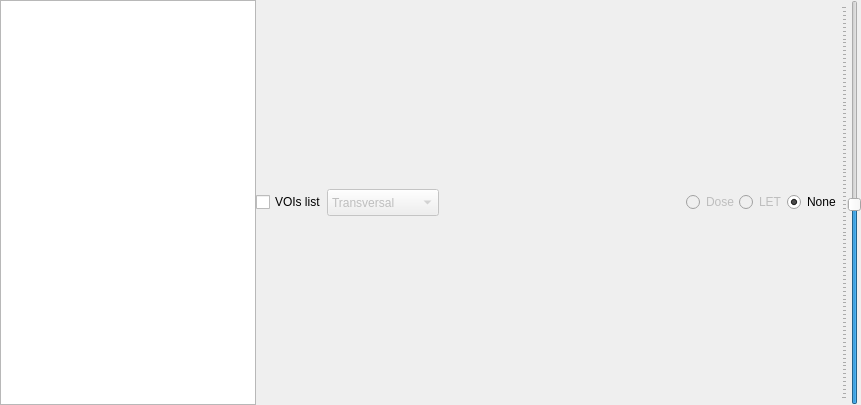
<?xml version="1.0" encoding="UTF-8"?>
<ui version="4.0">
 <class>Form</class>
 <widget class="QWidget" name="Form">
  <property name="geometry">
   <rect>
    <x>0</x>
    <y>0</y>
    <width>861</width>
    <height>405</height>
   </rect>
  </property>
  <property name="sizePolicy">
   <sizepolicy hsizetype="Expanding" vsizetype="Expanding">
    <horstretch>0</horstretch>
    <verstretch>0</verstretch>
   </sizepolicy>
  </property>
  <property name="windowTitle">
   <string>Form</string>
  </property>
  <layout class="QGridLayout" name="gridLayout">
   <property name="leftMargin">
    <number>0</number>
   </property>
   <property name="topMargin">
    <number>0</number>
   </property>
   <property name="rightMargin">
    <number>0</number>
   </property>
   <property name="bottomMargin">
    <number>0</number>
   </property>
   <property name="spacing">
    <number>0</number>
   </property>
   <item row="0" column="2">
    <layout class="QVBoxLayout" name="verticalLayout">
     <item>
      <layout class="QHBoxLayout" name="horizontalLayout_2">
       <property name="sizeConstraint">
        <enum>QLayout::SetMinimumSize</enum>
       </property>
       <item>
        <layout class="QVBoxLayout" name="verticalLayout_2">
         <item>
          <widget class="QCheckBox" name="voiList_checkBox">
           <property name="text">
            <string>VOIs list</string>
           </property>
          </widget>
         </item>
        </layout>
       </item>
       <item>
        <widget class="QComboBox" name="perspective_comboBox">
         <property name="enabled">
          <bool>false</bool>
         </property>
         <property name="sizePolicy">
          <sizepolicy hsizetype="Fixed" vsizetype="Fixed">
           <horstretch>0</horstretch>
           <verstretch>0</verstretch>
          </sizepolicy>
         </property>
         <property name="minimumSize">
          <size>
           <width>112</width>
           <height>27</height>
          </size>
         </property>
         <item>
          <property name="text">
           <string>Transversal</string>
          </property>
         </item>
         <item>
          <property name="text">
           <string>Sagittal</string>
          </property>
         </item>
         <item>
          <property name="text">
           <string>Coronal</string>
          </property>
         </item>
        </widget>
       </item>
       <item>
        <spacer name="horizontalSpacer_2">
         <property name="orientation">
          <enum>Qt::Horizontal</enum>
         </property>
         <property name="sizeHint" stdset="0">
          <size>
           <width>40</width>
           <height>20</height>
          </size>
         </property>
        </spacer>
       </item>
       <item>
        <widget class="QRadioButton" name="Dose_radioButton">
         <property name="enabled">
          <bool>false</bool>
         </property>
         <property name="text">
          <string>Dose</string>
         </property>
        </widget>
       </item>
       <item>
        <widget class="QRadioButton" name="LET_radioButton">
         <property name="enabled">
          <bool>false</bool>
         </property>
         <property name="text">
          <string>LET</string>
         </property>
        </widget>
       </item>
       <item>
        <widget class="QRadioButton" name="None_radioButton">
         <property name="enabled">
          <bool>true</bool>
         </property>
         <property name="text">
          <string>None</string>
         </property>
         <property name="checked">
          <bool>true</bool>
         </property>
        </widget>
       </item>
      </layout>
     </item>
     <item>
      <layout class="QVBoxLayout" name="vc_layout">
       <property name="spacing">
        <number>0</number>
       </property>
       <property name="rightMargin">
        <number>0</number>
       </property>
      </layout>
     </item>
    </layout>
   </item>
   <item row="0" column="3">
    <widget class="QSlider" name="position_slider">
     <property name="sliderPosition">
      <number>49</number>
     </property>
     <property name="orientation">
      <enum>Qt::Vertical</enum>
     </property>
     <property name="tickPosition">
      <enum>QSlider::TicksAbove</enum>
     </property>
    </widget>
   </item>
   <item row="0" column="1">
    <widget class="QListWidget" name="voi_listWidget">
     <property name="enabled">
      <bool>true</bool>
     </property>
     <property name="sizePolicy">
      <sizepolicy hsizetype="Minimum" vsizetype="Minimum">
       <horstretch>0</horstretch>
       <verstretch>0</verstretch>
      </sizepolicy>
     </property>
     <property name="minimumSize">
      <size>
       <width>0</width>
       <height>0</height>
      </size>
     </property>
     <property name="showDropIndicator" stdset="0">
      <bool>true</bool>
     </property>
    </widget>
   </item>
  </layout>
 </widget>
 <resources/>
 <connections/>
</ui>
